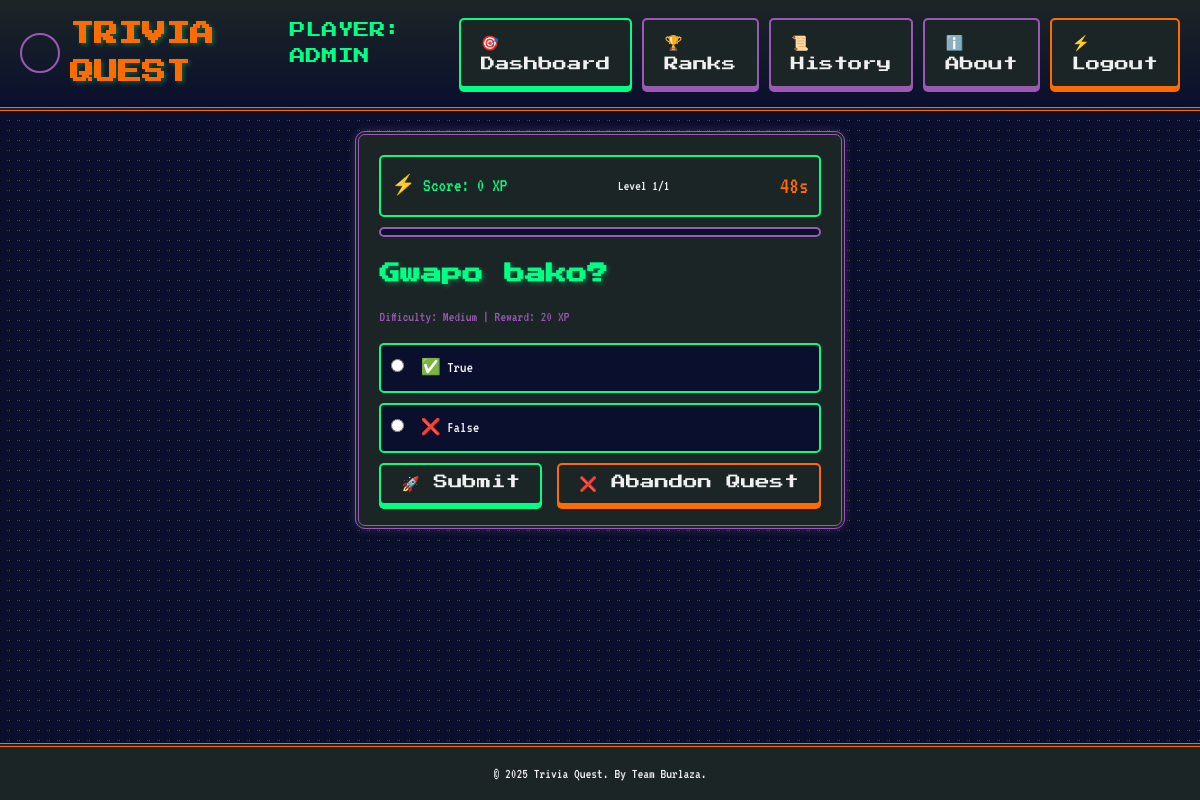
The app's page /play_quiz.php?quiz_id=3 (signed in) with its own data.
### tables this page shows
CREATE TABLE `questions` (
  `id` int(11) NOT NULL,
  `quiz_id` int(11) NOT NULL,
  `question_text` text NOT NULL,
  `question_type` enum('multiple_choice','true_false','text') NOT NULL,
  `difficulty` enum('easy','medium','hard') NOT NULL,
  `points` int(11) DEFAULT NULL,
  `time_limit` int(11) DEFAULT NULL,
  `created_at` datetime DEFAULT current_timestamp()
);

### play_quiz.php (the view, shortened to what this page needs)
<?php
require_once 'header.php';
$quiz_id = (int)$_GET['quiz_id'];
$error = $feedback = '';
$question_index = $_SESSION['question_index'] ?? 0;
$score = $_SESSION['score'] ?? 0;
if (!$error) {
    try {
        $stmt = $pdo->prepare("SELECT id, question_text, question_type, difficulty, points, time_limit FROM questions WHERE quiz_id = ? ORDER BY RAND()");
        $stmt->execute([$quiz_id]);
        $questions = $stmt->fetchAll();
    } catch (PDOException $e) {
        error_log("Fetch questions error: " . $e->getMessage());
        $error = 'Database error.';
    }
}
?>
<div class="card">
    <?php if ($error): ?>
        <div class="alert alert-error"><?php echo htmlspecialchars($error); ?></div>
        <a href="player_dashboard.php" class="btn btn-success">🏠 Return to Base</a>
    <?php else: ?>
        <?php
        $current_question = $questions[$question_index];
        $question_id = $current_question['id'];
        $difficulty = $current_question['difficulty'];
        $time_limit = $current_question['time_limit'] ?? ($difficulty == 'easy' ? 30 : ($difficulty == 'medium' ? 50 : 60));
        $points = $current_question['points'] ?? ($difficulty == 'easy' ? 10 : ($difficulty == 'medium' ? 20 : 30));
        try {
            $stmt = $pdo->prepare("SELECT id, option_text FROM options WHERE question_id = ?");
            $stmt->execute([$question_id]);
            $options = $stmt->fetchAll();
        } catch (PDOException $e) {
            error_log("Fetch options error: " . $e->getMessage());
            $error = 'Failed to fetch options.';
        }
        ?>
        <div style="margin-bottom: 20px;">
            <div style="display: flex; justify-content: space-between; align-items: center; background: #1c2526; padding: 10px; border: 2px solid #00ff85; border-radius: 5px;">
                <div style="font-size: 1.2rem; color: #00ff85;">⚡ Score: <?php echo $score; ?> XP</div>
                <div style="font-size: 0.9rem;">Level <?php echo $question_index + 1; ?>/<?php echo count($questions); ?></div>
                <div style="font-size: 1.5rem; color: #ff6b00;" id="timer"><?php echo $time_limit; ?>s</div>
            </div>
            <div class="progress-bar" style="margin-top: 10px;">
            </div>
        </div>
        <h3 style="font-size: 1.3rem; margin-bottom: 15px;"><?php echo htmlspecialchars($current_question['question_text']); ?></h3>
        <p style="font-size: 0.9rem; color: #9b59b6; margin-bottom: 15px;">Difficulty: <?php echo ucfirst($difficulty); ?> | Reward: <?php echo $points; ?> XP</p>
        <form method="POST" id="quizForm">
            <?php if ($current_question['question_type'] == 'multiple_choice' && !empty($options)): ?>
                <?php foreach ($options as $option): ?>
                    <label style="display: block; background: #0a0f2d; padding: 10px; margin-bottom: 10px; border: 2px solid #00ff85; border-radius: 5px; cursor: pointer;">
                        <input type="radio" name="answer" value="<?php echo htmlspecialchars($option['option_text']); ?>" required style="margin-right: 10px;">
                        <?php echo htmlspecialchars($option['option_text']); ?>
                    </label>
                <?php endforeach; ?>
            <?php elseif ($current_question['question_type'] == 'true_false'): ?>
                <label style="display: block; background: #0a0f2d; padding: 10px; margin-bottom: 10px; border: 2px solid #00ff85; border-radius: 5px; cursor: pointer;">
                    <input type="radio" name="answer" value="True" required style="margin-right: 10px;"> ✅ True
                </label>
                <label style="display: block; background: #0a0f2d; padding: 10px; margin-bottom: 10px; border: 2px solid #00ff85; border-radius: 5px; cursor: pointer;">
                    <input type="radio" name="answer" value="False" required style="margin-right: 10px;"> ❌ False
                </label>
            <?php else: ?>
                <input type="text" name="answer" required style="width: 100%; padding: 10px; margin-bottom: 15px;">
            <?php endif; ?>
            <div style="display: flex; justify-content: center; gap: 15px;">
                <button type="submit" class="btn btn-success">🚀 Submit</button>
                <button type="submit" name="quit" class="btn btn-danger">❌ Abandon Quest</button>
            </div>
        </form>
    <?php endif; ?>
</div>
<?php require_once 'footer.php'; ?>

### styles.css (style rules this page uses)
* { margin: 0; padding: 0; box-sizing: border-box; }
body { color: #f0f0f0; font-family: 'VT323', monospace; line-height: 1.6; min-height: 100vh; display: flex; flex-direction: column; }
h1, h2, h3, h4 { font-family: 'Press Start 2P', cursive; color: #00ff85; text-shadow: 2px 2px 4px rgba(0, 255, 133, 0.3); }
.btn { display: inline-block; padding: 10px 20px; background: #1c2526; color: #f0f0f0; text-decoration: none; font-family: 'Press Start 2P', cursive; font-size: 0.9rem; border: 2px solid #00ff85; border-radius: 5px; box-shadow: 0 4px 0 #00ff85; transition: transform 0.2s, box-shadow 0.2s; }
.btn-danger { border-color: #ff6b00; box-shadow: 0 4px 0 #ff6b00; }
.btn-success { border-color: #00ff85; box-shadow: 0 4px 0 #00ff85; }
.card { background: #1c2526; padding: 20px; border: 4px double #9b59b6; border-radius: 10px; box-shadow: 0 0 10px rgba(155, 89, 182, 0.3); margin-bottom: 20px; }
input[type="radio"] { margin-right: 10px; }
.progress-bar { background: #0a0f2d; border: 2px solid #9b59b6; border-radius: 5px; height: 10px; overflow: hidden; }

### records on screen
questions: question_text "Gwapo bako?", difficulty "Medium", points "20"

### other values on screen
$_SESSION['username'] "ADMIN"
$score "0"
$question_index + 1 "1"
count($questions) "1"
